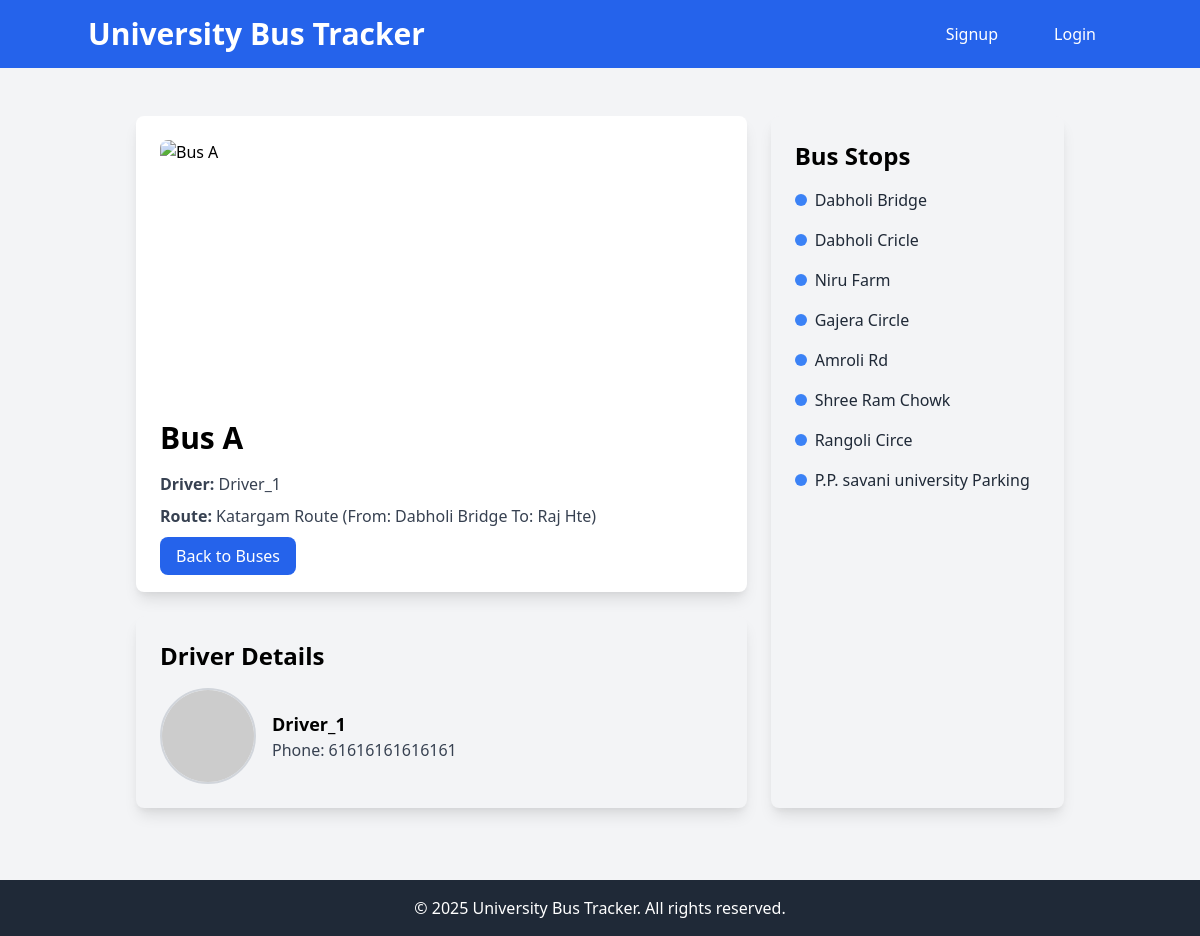
The app's page /tracker/buses/2/ with its own data.
### tracker/models.py (models this page shows, shortened)
class Bus(models.Model):
    name = models.CharField(max_length=15,unique=True)
    number_plate = models.CharField(max_length=5, unique=True)
    route = models.ForeignKey(Route, on_delete=models.CASCADE, related_name='buses')
    start_point = models.ForeignKey(BusStops, on_delete=models.CASCADE, related_name='start_bus')
    end_point = models.ForeignKey(BusStops, on_delete=models.CASCADE, related_name='end_bus')
    latitude = models.DecimalField(max_digits=10,decimal_places=6)  # Current latitude
    longitude = models.DecimalField(max_digits=10,decimal_places=6)  #Current longitude

class Route(models.Model):
    name = models.CharField(max_length=20 , unique=True)
    start_point = models.ForeignKey(BusStops, on_delete=models.CASCADE, related_name='start_routes')
    end_point = models.ForeignKey(BusStops, on_delete=models.CASCADE, related_name='end_routes')
    bus_stops = models.ManyToManyField(BusStops, related_name='routes')
    def __str__(self):
        return f"{self.name} (From: {self.start_point.name} To: {self.end_point.name})"

class BusStops(models.Model):
    name = models.CharField(max_length=50)
    latitude = models.DecimalField(max_digits=10 , decimal_places=6)
    longitude = models.DecimalField(max_digits=10 , decimal_places=6)

class DriverProfile(models.Model):
    user = models.OneToOneField(
        CustomUser ,
        on_delete=models.CASCADE,
        limit_choices_to={'role': 'driver'}
    )
    license_number = models.CharField(max_length=30, unique=True)
    phone_number = models.CharField(max_length=15, blank=True ,unique=True)
    address = models.TextField(max_length=100, blank=True)
    profile_picture = models.ImageField(upload_to='driver_pics/', blank=True, null=True)

### control/models.py (models this page shows, shortened)
class CustomUser(AbstractUser):
    role = models.CharField(max_length=20, choices=[
        ('student', 'Student'),
        ('driver', 'Driver'),
    ])
    full_name= models.CharField(max_length=30, blank=True)

### tracker/views.py (the view)
# urls.py: path('buses/<int:bus_id>/', views.bus_detail_view, name='bus_detail'),
def bus_detail_view(request, bus_id):
    bus = get_object_or_404(Bus, id=bus_id)
    bus_assignment = BusAssignment.objects.filter(bus=bus).first()
    if bus_assignment:
        stops = bus_assignment.bus_stops.all()
        driver = bus_assignment.driver  # This is a CustomUser object
        driver_name = driver.username if driver else "Not Assigned"
        driver_profile = DriverProfile.objects.filter(user=driver).first() if driver else None
        driver_phone = driver_profile.phone_number if driver_profile else "N/A"
        driver_image_url = driver_profile.profile_picture.url if driver_profile and driver_profile.profile_picture else "https://via.placeholder.com/150"
    else:
        stops = []
        driver_name = "Not Assigned"
        driver_phone = "N/A"
        driver_image_url = "https://via.placeholder.com/150"
    return render(request, 'tracker/bus_detail.html', {
        'bus': bus,
        'stops': stops,
        'driver_name': driver_name,
        'driver_phone': driver_phone,
        'driver_image_url': driver_image_url,
    })

### tracker/templates/tracker/bus_detail.html (shortened to what this page needs)
{% extends "base.html" %}
{% block content %}
<div class="container mx-auto p-6">
  <div class="grid grid-cols-1 md:grid-cols-3 gap-6">
    <div class="col-span-2">
      <div class="bg-white p-6 rounded-lg shadow-lg">
        <img
          src="https://storage.googleapis.com/a1aa/image/lSenEGrZIwlBjJL0gHcHvEYGtCEZqZe7jeag3yYP0Ts.jpg"
          alt="{{ bus.name }}"
          class="w-full h-64 object-cover rounded-lg mb-6"
        />
        <h2 class="text-3xl font-bold mb-4">{{ bus.name }}</h2>
        <p class="text-gray-700 mb-2"><strong>Driver:</strong> {{ driver_name }}</p>
        <p class="text-gray-700 mb-4"><strong>Route:</strong> {{ bus.route }}</p>
        <a
          href="{% url 'tracker:all_buses' %}"
          class="bg-blue-600 hover:bg-blue-700 text-white px-4 py-2 rounded-lg transition"
        >
          Back to Buses
        </a>
      </div>
      <div class="mt-6 bg-gray-100 p-6 rounded-lg shadow-lg">
        <h3 class="text-2xl font-bold mb-4">Driver Details</h3>
        <div class="flex items-center space-x-4">
          <img
            src="{{ driver_image_url }}"
            alt="Driver image"
            class="w-24 h-24 rounded-full border-2 border-gray-300"
          />
          <div>
            <div class="text-lg font-bold">{{ driver_name }}</div>
            <div class="text-gray-700">Phone: {{ driver_phone }}</div>
          </div>
        </div>
      </div>
    </div>
    <div class="bg-gray-100 p-6 rounded-lg shadow-lg">
      <h3 class="text-2xl font-bold mb-4">Bus Stops</h3>
<div class="space-y-4">
  {% for stop in stops %}
    <div class="flex items-center">
      <span class="w-3 h-3 bg-blue-500 rounded-full mr-2"></span>
      <span class="text-gray-800">{{ stop.name }}</span>
    </div>
  {% empty %}
    <p class="text-gray-500">No assigned bus stops.</p>
  {% endfor %}
</div>
    </div>
  </div>
</div>
{% endblock %}

### records on screen
Bus: name "Bus A", route "Katargam Route (From: Dabholi Bridge To: Raj Hte)"
CustomUser: username "Driver_1"
DriverProfile: phone_number "61616161616161"
BusStops: name "Dabholi Bridge"
BusStops: name "Dabholi Cricle"
BusStops: name "Niru Farm"
BusStops: name "Gajera Circle"
BusStops: name "Amroli Rd"
BusStops: name "Shree Ram Chowk"
BusStops: name "Rangoli Circe"
BusStops: name "P.P. savani university Parking"
